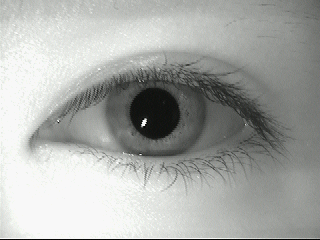
#> input picture lab5_iris_eye_recognition/datasets/MMU/0/christinel1.bmp, 320 x 240 px
$ python -i detect_pupil.py   (imports and definitions only)   (older library calls are emulated)
#> lines starting #> are read from the running program, lines starting #| are printed output that depends on the picture; after the words box and inside, x2 and y2 are one past the last pixel; in counts of white or black regions, pixels touching at a corner belong together
# -*- coding: utf-8 -*-
"""
Created on Sat Aug  3 12:46:13 2019
IDE : Anaconda (Spyder)
@author: LALIT ARORA
"""

import cv2
import os
import numpy as np
from pprint import pprint

# directory that holds eyes images to find and detect the purpil
eyes_dir = "./"


class pupil_detection():
    def __init__(self, image_path):
        self._img = None
        self._img_path = image_path
        self._pupil = None

    def load_image(self):
        self._img = cv2.imread(self._img_path)
#> self._img is the input picture: shape (240, 320, 3); mean B, G, R 167.4, 170.6, 168.5
        # If the image doesn't exists or is not valid then imread returns None
        if type(self._img) == None:
            return False
        else:
            return True

    def save_image(self):
        name = "\\".join(self._img_path.split('\\')[:-1]) + "\\result_erosion\\" + str(
            self._img_path.split('\\')[-1]) + ".jpg"
        print(name)
        cv2.imwrite(name, self._img)

    def detect_pupil(self):
        inv = cv2.bitwise_not(self._img)
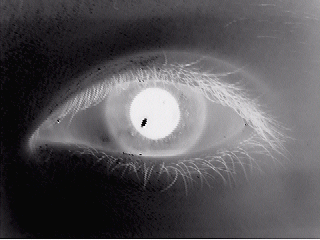
#> inv: shape (240, 320, 3); mean B, G, R 87.6, 84.4, 86.5
        thresh = cv2.cvtColor(inv, cv2.COLOR_BGR2GRAY)
        kernel = np.ones((2, 2), np.uint8)
        erosion = cv2.erode(thresh, kernel, iterations=1)
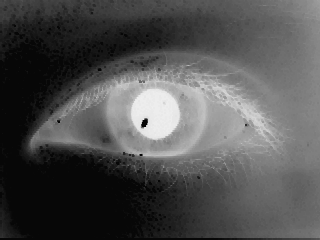
#> erosion: shape (240, 320); min 7, max 240, mean 80
        ret, thresh1 = cv2.threshold(erosion, 220, 255, cv2.THRESH_BINARY)
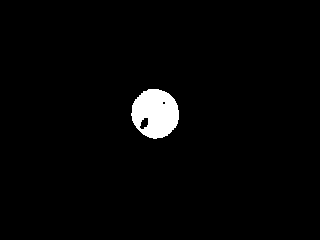
#> thresh1: shape (240, 320); 2.3% white; 1 white region
        _, cnts, hierarchy = cv2.findContours(thresh1, cv2.RETR_EXTERNAL, cv2.CHAIN_APPROX_SIMPLE)
#> cnts = 1 contour; box (x1, y1, x2, y2) and area: (131, 89, 179, 139) 1776
        if len(cnts) != 0:
            c = max(cnts, key=cv2.contourArea)
#> c = contour of 82 points, box (x1, y1, x2, y2) (131, 89, 179, 139), area 1776
            (x, y), radius = cv2.minEnclosingCircle(c)
#> x = 155; y = 113; radius = 25.06
            center = (int(x), int(y))
#> center = (154, 113)
            radius = int(radius)
#> radius = 25
            cv2.circle(self._img, center, radius, (255, 0, 0), 2)
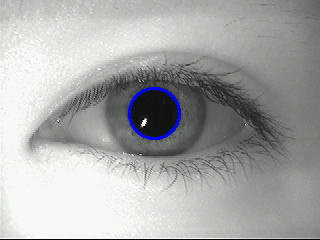
#> self._img: shape (240, 320, 3); 0.64% of pixels changed, all inside (x1, y1, x2, y2) = (128, 87, 181, 140)

    def start_detection(self):
        if (self.load_image()):
            self.detect_pupil()
            cv2.imshow("IRIS DETECTION", self._img)
            cv2.waitKey(0)
            self.save_image()
        else:
            print('Image file "' + self._img_path + '" could not be loaded.')


images = []

# [8 lines not run here, left out]

>>> result = pupil_detection('datasets/MMU/0/christinel1.bmp').start_detection()

$ run again, on lab5_iris_eye_recognition/datasets/MMU/1/aeval3.bmp
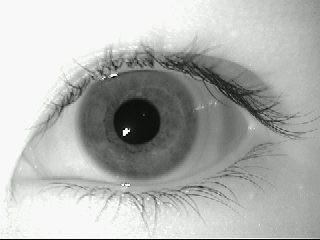
#> input picture lab5_iris_eye_recognition/datasets/MMU/1/aeval3.bmp, 320 x 240 px
#> in load_image, self._img is the input picture: shape (240, 320, 3); mean B, G, R 176.6, 179.4, 177.6
#> in detect_pupil, `ret, thresh1 = cv2.threshold(erosion, 220, 255, cv2.THRESH_BINARY)`:
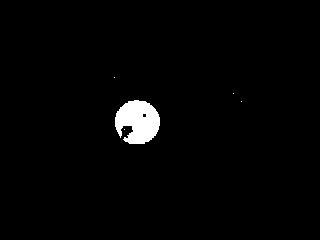
#> thresh1: shape (240, 320); 1.9% white; 5 white regions (4 under 20 px)
#> cnts = 5 contours, 4 with area under 20; largest, box (x1, y1, x2, y2) and area: (115, 100, 160, 144) 1380
#> c = contour of 94 points, box (x1, y1, x2, y2) (115, 100, 160, 144), area 1380
#> in detect_pupil, `(x, y), radius = cv2.minEnclosingCircle(c)`: x = 136.9; y = 121.9; radius = 22.66
#> center = (136, 121)
#> in detect_pupil, `radius = int(radius)`: radius = 22
#> in detect_pupil, `cv2.circle(self._img, center, radius, (255, 0, 0), 2)`:
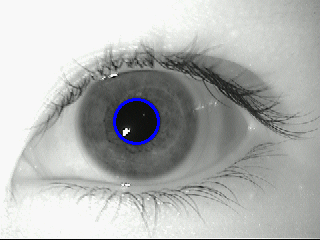
#> self._img: shape (240, 320, 3); 0.56% of pixels changed, all inside (x1, y1, x2, y2) = (113, 98, 160, 145)

$ run again, on lab5_iris_eye_recognition/datasets/MMU/10/kelvinl1.bmp
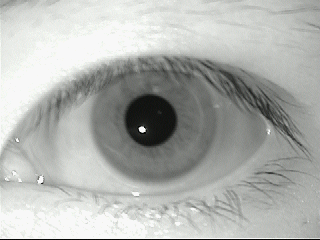
#> input picture lab5_iris_eye_recognition/datasets/MMU/10/kelvinl1.bmp, 320 x 240 px
#> in load_image, self._img is the input picture: shape (240, 320, 3); mean B, G, R 174.7, 178.1, 175.9
#> in detect_pupil, `ret, thresh1 = cv2.threshold(erosion, 220, 255, cv2.THRESH_BINARY)`:
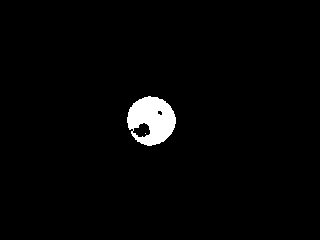
#> thresh1: shape (240, 320); 2.2% white; 2 white regions (1 under 20 px)
#> cnts = 1 contour; box (x1, y1, x2, y2) and area: (127, 96, 176, 146) 1772
#> c = contour of 83 points, box (x1, y1, x2, y2) (127, 96, 176, 146), area 1772
#> in detect_pupil, `(x, y), radius = cv2.minEnclosingCircle(c)`: x = 150.5; y = 120.5; radius = 24.75
#> center = (150, 120)
#> in detect_pupil, `radius = int(radius)`: radius = 24
#> in detect_pupil, `cv2.circle(self._img, center, radius, (255, 0, 0), 2)`:
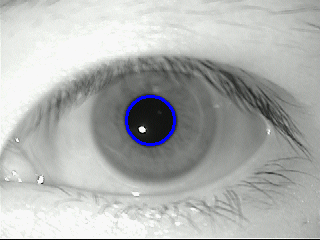
#> self._img: shape (240, 320, 3); 0.61% of pixels changed, all inside (x1, y1, x2, y2) = (125, 95, 176, 146)
